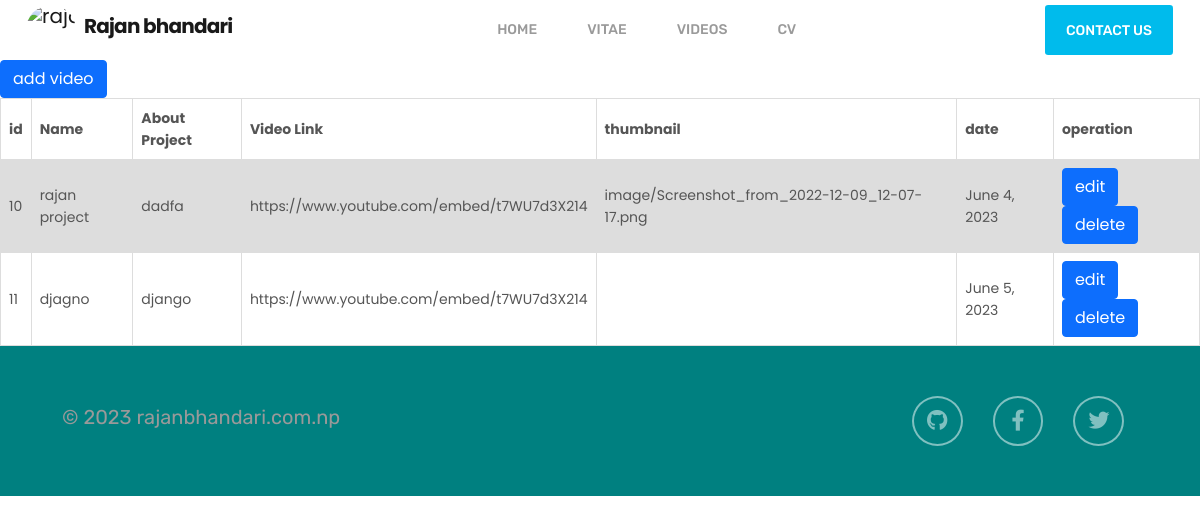
/video/ (signed in), run on the app's committed database.
### aboutme/models.py (models this page shows)
class Videos(models.Model):
    name = models.CharField(max_length=100,null=False,unique=True)
    about_project = models.CharField(max_length=500,null=False)
    thumbnail = models.ImageField(upload_to='image/',null=True,blank=True)
    video_link = models.CharField(max_length=500)
    date = models.DateField(default=date.today,null=False)

### aboutme/views.py (the view)
# urls.py: path('video/',project_video,name='video'),
def project_video(request):
    data = Videos.objects.all()
    return render(request,'video.html',{'data':data})

### aboutme/templates/video.html (shortened to what this page needs)
{% extends 'header.html' %}
{% load static %}
{% block content %}
 {% if request.user.is_superuser %}
    <a href="{% url 'submit_video' %}" class="btn btn-primary">add video</a>
      <table>
        <tr>
          <th>id</th>
          <th>Name</th>
          <th>About Project</th>
          <th>Video Link</th>
          <th>thumbnail</th>
          <th>date</th>
          <th>operation</th>
        </tr>
        {% for data in data %}
          <tr>
            <td>{{data.id}}</td>
            <td>{{data.name}}</td>
            <td>{{data.about_project}}</td>
            <td>{{data.video_link}}</td>
            <td>{{data.thumbnail}}</td>
            <td>{{data.date}}</td>
            <td>
              <a href="{% url 'edit_video' data.id %}" class="btn btn-primary">edit </a>
              <a href="{% url 'delete_video' data.id %}" class="btn btn-primary">delete</a>
            </td>
          </tr>
        {% endfor %}
      </table>
{% endif %}
{% endblock content %}

### aboutme/static/cvstyle.css (style rules this page uses)
* { margin: 0; padding: 0; box-sizing: border-box; list-style: none; font-family: "Montserrat", sans-serif; }
body { background: #fff; font-size: 14px; line-height: 22px; color: #555555; }
table { font-family: arial, sans-serif; border-collapse: collapse; width: 100%; }
td, th { border: 1px solid #dddddd; text-align: left; padding: 8px; }
tr:nth-child(even) { background-color: #dddddd; }

### aboutme/static/style.css (style rules this page uses)
:root { --font-color: rgb(52,183,167); --raleway-family: 'Raleway', sans-serif; --font-rubik-family:'Rubik', sans-serif; --font-lato-family:'Lato', sans-serif; --border-outline:rgb(221,221,221); }
html { scroll-behavior: smooth; }
* { margin: 0; padding: 0; font-family: 'Poppins', sans-serif; }

### data on the page
Videos: id "10", name "rajan project", about_project "dadfa", video_link "https://www.youtube.com/embed/t7WU7d3X214", thumbnail "image/Screenshot_from_2022-12-09_12-07-17.png", date "June 4, 2023"
Videos: id "11", name "djagno", about_project "django", video_link "https://www.youtube.com/embed/t7WU7d3X214", date "June 5, 2023"
